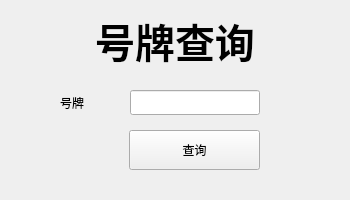
<?xml version="1.0" encoding="UTF-8"?>
<ui version="4.0">
 <class>InquireForm</class>
 <widget class="QWidget" name="InquireForm">
  <property name="geometry">
   <rect>
    <x>0</x>
    <y>0</y>
    <width>350</width>
    <height>200</height>
   </rect>
  </property>
  <property name="windowTitle">
   <string>Form</string>
  </property>
  <widget class="QLabel" name="INSUR_LABEL">
   <property name="geometry">
    <rect>
     <x>75</x>
     <y>10</y>
     <width>200</width>
     <height>60</height>
    </rect>
   </property>
   <property name="font">
    <font>
     <pointsize>30</pointsize>
     <weight>75</weight>
     <bold>true</bold>
     <kerning>true</kerning>
    </font>
   </property>
   <property name="text">
    <string>号牌查询</string>
   </property>
   <property name="alignment">
    <set>Qt::AlignCenter</set>
   </property>
  </widget>
  <widget class="QLabel" name="label_25">
   <property name="geometry">
    <rect>
     <x>60</x>
     <y>90</y>
     <width>60</width>
     <height>25</height>
    </rect>
   </property>
   <property name="text">
    <string>号牌</string>
   </property>
   <property name="alignment">
    <set>Qt::AlignLeading|Qt::AlignLeft|Qt::AlignVCenter</set>
   </property>
  </widget>
  <widget class="QLineEdit" name="InquireValue">
   <property name="geometry">
    <rect>
     <x>130</x>
     <y>90</y>
     <width>130</width>
     <height>25</height>
    </rect>
   </property>
   <property name="inputMethodHints">
    <set>Qt::ImhNone</set>
   </property>
  </widget>
  <widget class="QPushButton" name="Entry">
   <property name="geometry">
    <rect>
     <x>129</x>
     <y>130</y>
     <width>131</width>
     <height>40</height>
    </rect>
   </property>
   <property name="text">
    <string>查询</string>
   </property>
  </widget>
 </widget>
 <resources/>
 <connections/>
</ui>
